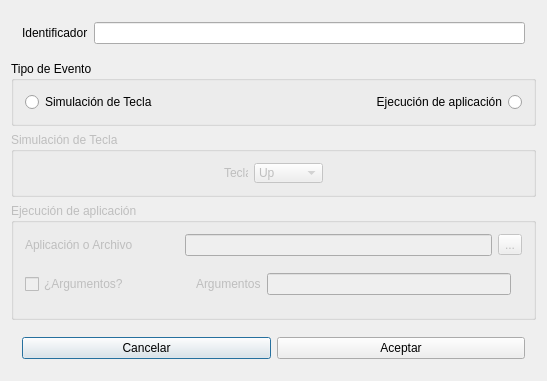
<?xml version="1.0" encoding="UTF-8"?>
<ui version="4.0">
 <class>AddEventClass</class>
 <widget class="QDialog" name="AddEventClass">
  <property name="geometry">
   <rect>
    <x>0</x>
    <y>0</y>
    <width>547</width>
    <height>327</height>
   </rect>
  </property>
  <property name="windowTitle">
   <string>Agregar Evento</string>
  </property>
  <layout class="QVBoxLayout" name="verticalLayout">
   <item>
    <widget class="QWidget" name="widget" native="true">
     <layout class="QHBoxLayout" name="horizontalLayout_3">
      <item>
       <widget class="QLabel" name="label">
        <property name="text">
         <string>Identificador</string>
        </property>
       </widget>
      </item>
      <item>
       <widget class="QLineEdit" name="idEvent">
        <property name="toolTip">
         <string>Cargue el nombre del identificador del evento</string>
        </property>
       </widget>
      </item>
     </layout>
    </widget>
   </item>
   <item>
    <widget class="QGroupBox" name="groupBox">
     <property name="title">
      <string>Tipo de Evento</string>
     </property>
     <layout class="QHBoxLayout" name="horizontalLayout">
      <item>
       <widget class="QRadioButton" name="teclaOption">
        <property name="text">
         <string>Simulación de Tecla</string>
        </property>
        <property name="checked">
         <bool>false</bool>
        </property>
       </widget>
      </item>
      <item>
       <widget class="QRadioButton" name="appOption">
        <property name="layoutDirection">
         <enum>Qt::RightToLeft</enum>
        </property>
        <property name="text">
         <string>Ejecución de aplicación</string>
        </property>
        <property name="checked">
         <bool>false</bool>
        </property>
       </widget>
      </item>
     </layout>
    </widget>
   </item>
   <item>
    <widget class="QGroupBox" name="groupBox_2">
     <property name="enabled">
      <bool>false</bool>
     </property>
     <property name="title">
      <string>Simulación de Tecla</string>
     </property>
     <layout class="QGridLayout" name="gridLayout_2">
      <item row="0" column="0">
       <spacer name="horizontalSpacer_2">
        <property name="orientation">
         <enum>Qt::Horizontal</enum>
        </property>
        <property name="sizeHint" stdset="0">
         <size>
          <width>226</width>
          <height>20</height>
         </size>
        </property>
       </spacer>
      </item>
      <item row="0" column="1">
       <widget class="QLabel" name="label_2">
        <property name="minimumSize">
         <size>
          <width>24</width>
          <height>16</height>
         </size>
        </property>
        <property name="maximumSize">
         <size>
          <width>24</width>
          <height>16</height>
         </size>
        </property>
        <property name="text">
         <string>Tecla</string>
        </property>
       </widget>
      </item>
      <item row="0" column="2">
       <widget class="QComboBox" name="comboBox">
        <property name="minimumSize">
         <size>
          <width>69</width>
          <height>20</height>
         </size>
        </property>
        <property name="maximumSize">
         <size>
          <width>69</width>
          <height>20</height>
         </size>
        </property>
        <property name="layoutDirection">
         <enum>Qt::LeftToRight</enum>
        </property>
        <item>
         <property name="text">
          <string>Up</string>
         </property>
        </item>
        <item>
         <property name="text">
          <string>Down</string>
         </property>
        </item>
        <item>
         <property name="text">
          <string>Right</string>
         </property>
        </item>
        <item>
         <property name="text">
          <string>Left</string>
         </property>
        </item>
        <item>
         <property name="text">
          <string>Esc</string>
         </property>
        </item>
        <item>
         <property name="text">
          <string>Space</string>
         </property>
        </item>
        <item>
         <property name="text">
          <string>Intro</string>
         </property>
        </item>
        <item>
         <property name="text">
          <string>Tab</string>
         </property>
        </item>
        <item>
         <property name="text">
          <string>F5</string>
         </property>
        </item>
        <item>
         <property name="text">
          <string>Pg.Up</string>
         </property>
        </item>
        <item>
         <property name="text">
          <string>Pg.Dn</string>
         </property>
        </item>
        <item>
         <property name="text">
          <string>Alt+Tab</string>
         </property>
        </item>
       </widget>
      </item>
      <item row="0" column="3">
       <spacer name="horizontalSpacer">
        <property name="orientation">
         <enum>Qt::Horizontal</enum>
        </property>
        <property name="sizeHint" stdset="0">
         <size>
          <width>225</width>
          <height>20</height>
         </size>
        </property>
       </spacer>
      </item>
     </layout>
    </widget>
   </item>
   <item>
    <widget class="QGroupBox" name="groupBox_3">
     <property name="enabled">
      <bool>false</bool>
     </property>
     <property name="title">
      <string>Ejecución de aplicación</string>
     </property>
     <layout class="QGridLayout" name="gridLayout">
      <item row="0" column="0">
       <widget class="QLabel" name="label_3">
        <property name="layoutDirection">
         <enum>Qt::RightToLeft</enum>
        </property>
        <property name="text">
         <string>Aplicación o Archivo</string>
        </property>
       </widget>
      </item>
      <item row="0" column="1" colspan="2">
       <widget class="QLineEdit" name="appEdit">
        <property name="enabled">
         <bool>false</bool>
        </property>
        <property name="readOnly">
         <bool>true</bool>
        </property>
       </widget>
      </item>
      <item row="0" column="3">
       <widget class="QToolButton" name="findApp">
        <property name="toolTip">
         <string>Seleccione la aplicación a ejecutar</string>
        </property>
        <property name="text">
         <string>...</string>
        </property>
       </widget>
      </item>
      <item row="1" column="1" colspan="3">
       <widget class="QWidget" name="widget_2" native="true">
        <property name="enabled">
         <bool>false</bool>
        </property>
        <layout class="QHBoxLayout" name="horizontalLayout_4">
         <item>
          <widget class="QLabel" name="label_4">
           <property name="layoutDirection">
            <enum>Qt::RightToLeft</enum>
           </property>
           <property name="text">
            <string>Argumentos</string>
           </property>
          </widget>
         </item>
         <item>
          <widget class="QLineEdit" name="argsEdit">
           <property name="enabled">
            <bool>false</bool>
           </property>
          </widget>
         </item>
        </layout>
       </widget>
      </item>
      <item row="1" column="0">
       <widget class="QCheckBox" name="argCheck">
        <property name="text">
         <string>¿Argumentos?</string>
        </property>
        <property name="checked">
         <bool>false</bool>
        </property>
       </widget>
      </item>
     </layout>
    </widget>
   </item>
   <item>
    <widget class="QWidget" name="widget_3" native="true">
     <layout class="QHBoxLayout" name="horizontalLayout_5">
      <item>
       <widget class="QPushButton" name="changeButton">
        <property name="text">
         <string>Cancelar</string>
        </property>
       </widget>
      </item>
      <item>
       <widget class="QPushButton" name="acceptButton">
        <property name="text">
         <string>Aceptar</string>
        </property>
       </widget>
      </item>
     </layout>
    </widget>
   </item>
  </layout>
 </widget>
 <layoutdefault spacing="6" margin="11"/>
 <resources/>
 <connections>
  <connection>
   <sender>teclaOption</sender>
   <signal>toggled(bool)</signal>
   <receiver>groupBox_2</receiver>
   <slot>setEnabled(bool)</slot>
   <hints>
    <hint type="sourcelabel">
     <x>58</x>
     <y>83</y>
    </hint>
    <hint type="destinationlabel">
     <x>58</x>
     <y>141</y>
    </hint>
   </hints>
  </connection>
  <connection>
   <sender>changeButton</sender>
   <signal>clicked()</signal>
   <receiver>AddEventClass</receiver>
   <slot>reject()</slot>
   <hints>
    <hint type="sourcelabel">
     <x>143</x>
     <y>297</y>
    </hint>
    <hint type="destinationlabel">
     <x>172</x>
     <y>321</y>
    </hint>
   </hints>
  </connection>
  <connection>
   <sender>appOption</sender>
   <signal>toggled(bool)</signal>
   <receiver>groupBox_3</receiver>
   <slot>setEnabled(bool)</slot>
   <hints>
    <hint type="sourcelabel">
     <x>457</x>
     <y>88</y>
    </hint>
    <hint type="destinationlabel">
     <x>284</x>
     <y>193</y>
    </hint>
   </hints>
  </connection>
  <connection>
   <sender>argCheck</sender>
   <signal>clicked(bool)</signal>
   <receiver>argsEdit</receiver>
   <slot>setEnabled(bool)</slot>
   <hints>
    <hint type="sourcelabel">
     <x>59</x>
     <y>239</y>
    </hint>
    <hint type="destinationlabel">
     <x>375</x>
     <y>241</y>
    </hint>
   </hints>
  </connection>
  <connection>
   <sender>appOption</sender>
   <signal>toggled(bool)</signal>
   <receiver>appEdit</receiver>
   <slot>setEnabled(bool)</slot>
   <hints>
    <hint type="sourcelabel">
     <x>457</x>
     <y>87</y>
    </hint>
    <hint type="destinationlabel">
     <x>301</x>
     <y>208</y>
    </hint>
   </hints>
  </connection>
  <connection>
   <sender>appOption</sender>
   <signal>toggled(bool)</signal>
   <receiver>widget_2</receiver>
   <slot>setEnabled(bool)</slot>
   <hints>
    <hint type="sourcelabel">
     <x>457</x>
     <y>86</y>
    </hint>
    <hint type="destinationlabel">
     <x>314</x>
     <y>227</y>
    </hint>
   </hints>
  </connection>
  <connection>
   <sender>appOption</sender>
   <signal>toggled(bool)</signal>
   <receiver>argsEdit</receiver>
   <slot>setDisabled(bool)</slot>
   <hints>
    <hint type="sourcelabel">
     <x>457</x>
     <y>90</y>
    </hint>
    <hint type="destinationlabel">
     <x>375</x>
     <y>242</y>
    </hint>
   </hints>
  </connection>
  <connection>
   <sender>findApp</sender>
   <signal>clicked()</signal>
   <receiver>AddEventClass</receiver>
   <slot>openExecutableFile()</slot>
   <hints>
    <hint type="sourcelabel">
     <x>519</x>
     <y>204</y>
    </hint>
    <hint type="destinationlabel">
     <x>543</x>
     <y>216</y>
    </hint>
   </hints>
  </connection>
  <connection>
   <sender>appOption</sender>
   <signal>toggled(bool)</signal>
   <receiver>findApp</receiver>
   <slot>setEnabled(bool)</slot>
   <hints>
    <hint type="sourcelabel">
     <x>500</x>
     <y>84</y>
    </hint>
    <hint type="destinationlabel">
     <x>509</x>
     <y>204</y>
    </hint>
   </hints>
  </connection>
  <connection>
   <sender>acceptButton</sender>
   <signal>clicked()</signal>
   <receiver>AddEventClass</receiver>
   <slot>accept()</slot>
   <hints>
    <hint type="sourcelabel">
     <x>470</x>
     <y>292</y>
    </hint>
    <hint type="destinationlabel">
     <x>480</x>
     <y>321</y>
    </hint>
   </hints>
  </connection>
 </connections>
 <slots>
  <slot>openExecutableFile()</slot>
 </slots>
</ui>
